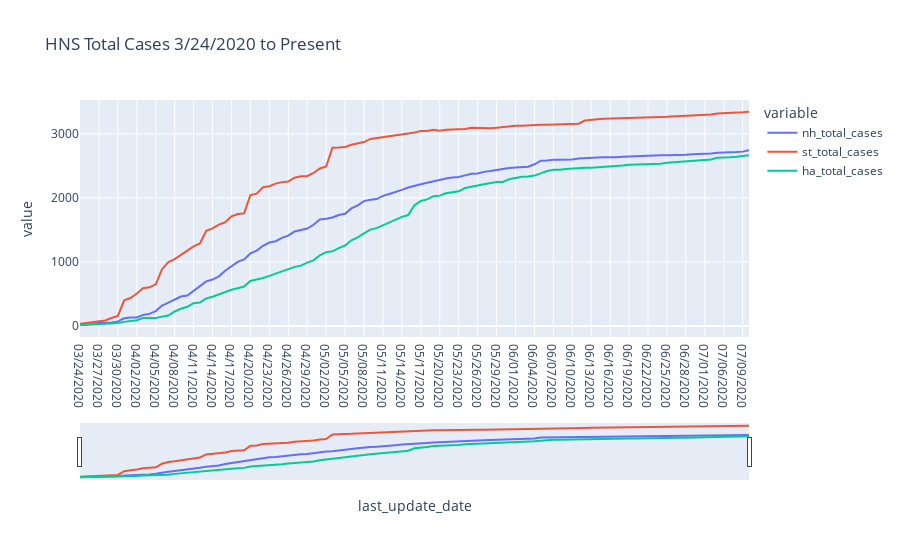

Source (notebook cell):
### Code cell
nh = ctcovid[ctcovid['town'] == 'New Haven'][['last_update_date', 'total_cases']]
st = ctcovid[ctcovid['town'] == 'Stamford'][['last_update_date', 'total_cases']]
ha = ctcovid[ctcovid['town'] == 'Hartford'][['last_update_date', 'total_cases']]

nh = nh.reset_index(drop=True)
st = st.reset_index(drop=True)
ha = ha.reset_index(drop=True)

nh.rename(columns={'total_cases': 'nh_total_cases'}, inplace=True)
st.rename(columns={'total_cases': 'st_total_cases'}, inplace=True)
ha.rename(columns={'total_cases': 'ha_total_cases'}, inplace=True)

temp = pd.merge(nh, st, on='last_update_date')
hns_cases = pd.merge(temp, ha, on='last_update_date')

hns_cases_plot = px.line(hns_cases, x='last_update_date',
                 y=['nh_total_cases','st_total_cases','ha_total_cases'], 
                 title='HNS Total Cases 3/24/2020 to Present')
hns_cases_plot.update_xaxes(rangeslider_visible=True)
hns_cases_plot.show()
